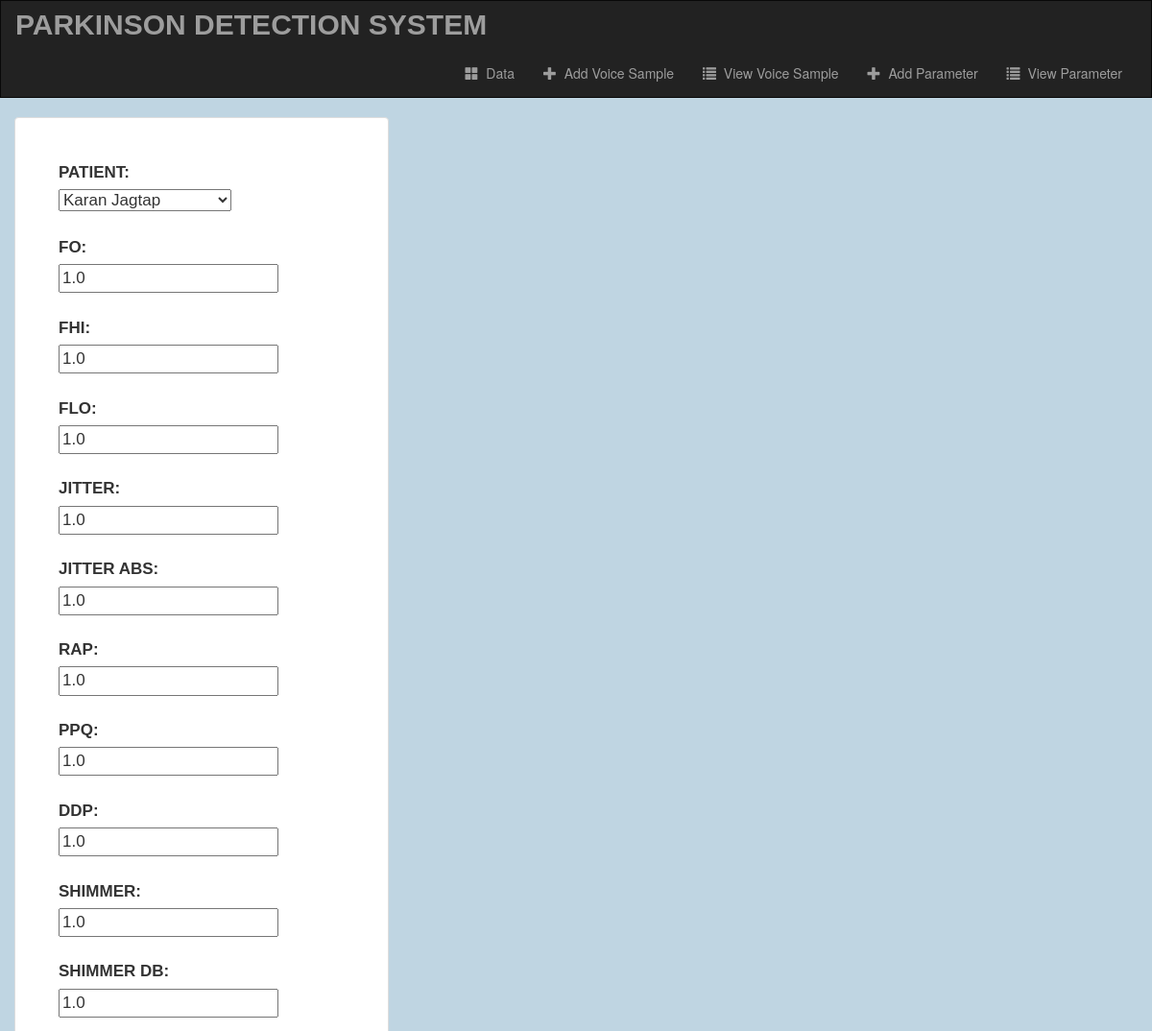
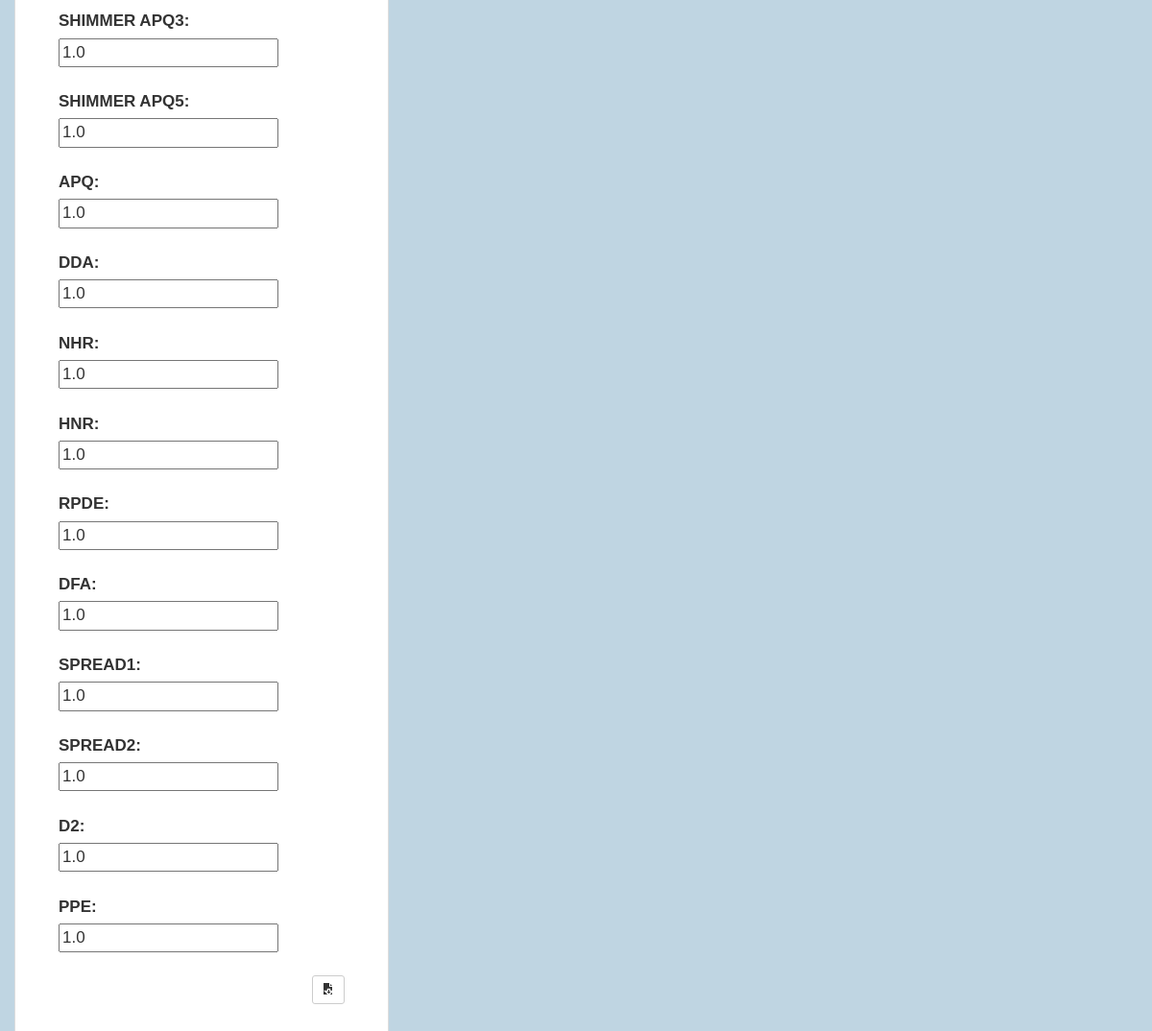
Page /data/disease-edit/35/ on the committed database (2 pictures, top to bottom).
### data/models.py (models this page shows, shortened)
class DiseaseModel(models.Model):
    patient = models.ForeignKey(PatientProfileModel, on_delete=models.CASCADE, null=True, blank=True)
    fo = models.FloatField(null=True, blank=True)
    fhi = models.FloatField(null=True, blank=True)
    flo = models.FloatField(null=True, blank=True)
    jitter = models.FloatField(null=True, blank=True)
    jitter_abs = models.FloatField(null=True, blank=True)
    rap = models.FloatField(null=True, blank=True)
    ppq = models.FloatField(null=True, blank=True)
    ddp = models.FloatField(null=True, blank=True)
    shimmer = models.FloatField(null=True, blank=True)
    shimmer_db = models.FloatField(null=True, blank=True)
    shimmer_apq3 = models.FloatField(null=True, blank=True)
    shimmer_apq5 = models.FloatField(null=True, blank=True)
    apq = models.FloatField(null=True, blank=True)
    dda = models.FloatField(null=True, blank=True)
    nhr = models.FloatField(null=True, blank=True)
    hnr = models.FloatField(null=True, blank=True)
    rpde = models.FloatField(null=True, blank=True)
    dfa = models.FloatField(null=True, blank=True)
    spread1 = models.FloatField(null=True, blank=True)
    spread2 = models.FloatField(null=True, blank=True)
    d2 = models.FloatField(null=True, blank=True)
    ppe = models.FloatField(null=True, blank=True)
    parameters_file = models.FileField(upload_to='parameters_files/', null=True, blank=True)

### data/views.py (the view)
# urls.py: path('disease-edit/<int:disease_id>/', views.disease_edit, name="disease-edit"),
def disease_edit(request, disease_id):
    if request.method == 'POST':
        disease_data = get_object_or_404(DiseaseModel, pk=disease_id)
        form = DiseaseEditForm(request.POST, instance=disease_data)
        if form.is_valid():
            form.save()
            return redirect('data:diseases-list')
    else:
        disease_data = get_object_or_404(DiseaseModel, pk=disease_id)
        form = DiseaseEditForm(instance=disease_data)
    return render(request, 'data/disease_edit.html', {'form': form})

### data/forms.py
class DiseaseEditForm(forms.ModelForm):
    class Meta:
        model = DiseaseModel
        fields = '__all__'

### account/models.py (called while the page is built)
    def __str__(self):
        return self.name

### data/templates/data/disease_edit.html (shortened to what this page needs)
{% extends 'data/base.html' %}
{% block body %}
<div class="container">
  <div class="row justify-content-md-center">
    <div class="thumbnail col-md-4">
      <div>
        <form action="" method="post" style="display: inline;">
        {% for field in form %}
          {% if field.name == 'parameters_file'  %}
          {% else %}
            {{ field.label_tag}}
            <br>
            {{ field }}
            <br>
            <br>
          {% endif %}
        {% endfor %}
        <div align="end">
          <button type="submit" class="btn btn-default btn-sm">
            <span class="glyphicon glyphicon-save-file"></span>
          </button>
        </div>
        </form>
      </div>
    </div>
  </div>
  <br>
</div>
{% endblock %}

### data/static/data/style.css (style rules this page uses)
body { background-size: cover; background-repeat: no-repeat; background-color: #BFD5E2; }
.thumbnail { z-index: 10; padding: 4.5rem; font-family: 'Verdana', sans-serif; text-transform: uppercase; font-size: 17px; }

### rows in the picture
DiseaseModel: form "Karan Jagtap" "1.0" "1.0" "1.0" "1.0" "1.0" "1.0" "1.0" "1.0" "1.0" "1.0" "1.0" "1.0" "1.0" "1.0" "1.0" "1.0" "1.0" "1.0" "1.0" "1.0" "1.0" "1.0"

### other values in the picture
{{ field.label_tag }} "PATIENT:" "FO:" "FHI:" "FLO:" "JITTER:" "JITTER ABS:" "RAP:" "PPQ:" "DDP:" "SHIMMER:" "SHIMMER DB:" "SHIMMER APQ3:" "SHIMMER APQ5:" "APQ:" "DDA:" "NHR:" "HNR:" "RPDE:" "DFA:" "SPREAD1:" "SPREAD2:" "D2:" "PPE:"
